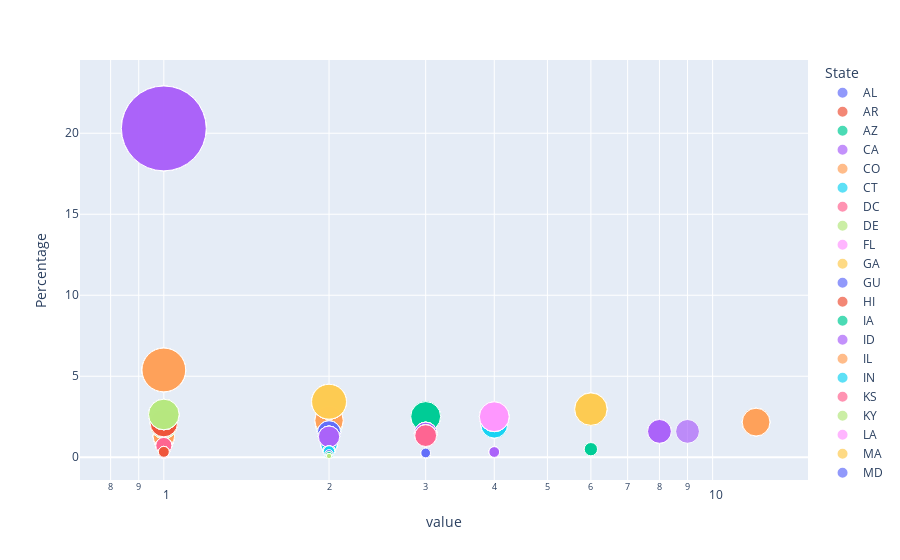

Write notebook code for a chart like this one.
### Code cell
x = ['pop10','pop11', 'pop12', 'pop13', 'pop14', 'pop15' , 'pop16']
fig = px.scatter(pop_by_state_sum_percentage_measure, x=x, y="Percentage",    size="Percentage", color="State",
                 hover_name="State", log_x=True, size_max=60)
fig.show()

### Figure 1 — Plotly figure (JSON) as saved in the notebook; plotly's stock layout.template omitted (floating-point values rounded to 4 significant figures)
{"data": [{"hovertemplate": "<b>%{hovertext}</b><br><br>State=AL<br>value=%{x}<br>Percentage=%{marker.size}<extra></extra>", "hovertext": ["AL", "AL", "AL", "AL", "AL", "AL", "AL"], "legendgroup": "AL", "marker": {"color": "#636efa", "size": [0.84, 0.84, 0.84, 0.84, 0.84, 0.84, 0.84], "sizemode": "area", "sizeref": 0.005638, "symbol": "circle"}, "mode": "markers", "name": "AL", "orientation": "v", "showlegend": true, "type": "scatter", "x": [2, 2, 2, 2, 2, 1, 1], "xaxis": "x", "y": [0.84, 0.84, 0.84, 0.84, 0.84, 0.84, 0.84], "yaxis": "y"}, {"hovertemplate": "<b>%{hovertext}</b><br><br>State=AR<br>value=%{x}<br>Percentage=%{marker.size}<extra></extra>", "hovertext": ["AR", "AR", "AR", "AR", "AR", "AR", "AR"], "legendgroup": "AR", "marker": {"color": "#EF553B", "size": [0.528, 0.528, 0.528, 0.528, 0.528, 0.528, 0.528], "sizemode": "area", "sizeref": 0.005638, "symbol": "circle"}, "mode": "markers", "name": "AR", "orientation": "v", "showlegend": true, "type": "scatter", "x": [0, 0, 0, 0, 0, 0, 0], "xaxis": "x", "y": [0.528, 0.528, 0.528, 0.528, 0.528, 0.528, 0.528], "yaxis": "y"}, {"hovertemplate": "<b>%{hovertext}</b><br><br>State=AZ<br>value=%{x}<br>Percentage=%{marker.size}<extra></extra>", "hovertext": ["AZ", "AZ", "AZ", "AZ", "AZ", "AZ", "AZ"], "legendgroup": "AZ", "marker": {"color": "#00cc96", "size": [1.941, 1.941, 1.941, 1.941, 1.941, 1.941, 1.941], "sizemode": "area", "sizeref": 0.005638, "symbol": "circle"}, "mode": "markers", "name": "AZ", "orientation": "v", "showlegend": true, "type": "scatter", "x": [2, 2, 2, 2, 2, 2, 2], "xaxis": "x", "y": [1.941, 1.941, 1.941, 1.941, 1.941, 1.941, 1.941], "yaxis": "y"}, {"hovertemplate": "<b>%{hovertext}</b><br><br>State=CA<br>value=%{x}<br>Percentage=%{marker.size}<extra></extra>", "hovertext": ["CA", "CA", "CA", "CA", "CA", "CA", "CA"], "legendgroup": "CA", "marker": {"color": "#ab63fa", "size": [20.3, 20.3, 20.3, 20.3, 20.3, 20.3, 20.3], "sizemode": "area", "sizeref": 0.005638, "symbol": "circle"}, "mode": "markers", "name": "CA", "orientation": "v", "showlegend": true, "type": "scatter", "x": [1, 1, 1, 1, 1, 1, 1], "xaxis": "x", "y": [20.3, 20.3, 20.3, 20.3, 20.3, 20.3, 20.3], "yaxis": "y"}, {"hovertemplate": "<b>%{hovertext}</b><br><br>State=CO<br>value=%{x}<br>Percentage=%{marker.size}<extra></extra>", "hovertext": ["CO", "CO", "CO", "CO", "CO", "CO", "CO"], "legendgroup": "CO", "marker": {"color": "#FFA15A", "size": [2.169, 2.169, 2.169, 2.169, 2.169, 2.169, 2.169], "sizemode": "area", "sizeref": 0.005638, "symbol": "circle"}, "mode": "markers", "name": "CO", "orientation": "v", "showlegend": true, "type": "scatter", "x": [12, 12, 12, 12, 12, 12, 12], "xaxis": "x", "y": [2.169, 2.169, 2.169, 2.169, 2.169, 2.169, 2.169], "yaxis": "y"}, {"hovertemplate": "<b>%{hovertext}</b><br><br>State=CT<br>value=%{x}<br>Percentage=%{marker.size}<extra></extra>", "hovertext": ["CT", "CT", "CT", "CT", "CT", "CT", "CT"], "legendgroup": "CT", "marker": {"color": "#19d3f3", "size": [0.716, 0.716, 0.716, 0.716, 0.716, 0.716, 0.716], "sizemode": "area", "sizeref": 0.005638, "symbol": "circle"}, "mode": "markers", "name": "CT", "orientation": "v", "showlegend": true, "type": "scatter", "x": [2, 2, 2, 2, 2, 2, 2], "xaxis": "x", "y": [0.716, 0.716, 0.716, 0.716, 0.716, 0.716, 0.716], "yaxis": "y"}, {"hovertemplate": "<b>%{hovertext}</b><br><br>State=DC<br>value=%{x}<br>Percentage=%{marker.size}<extra></extra>", "hovertext": ["DC", "DC", "DC", "DC", "DC", "DC", "DC"], "legendgroup": "DC", "marker": {"color": "#FF6692", "size": [1.116, 1.116, 1.116, 1.116, 1.116, 1.116, 1.116], "sizemode": "area", "sizeref": 0.005638, "symbol": "circle"}, "mode": "markers", "name": "DC", "orientation": "v", "showlegend": true, "type": "scatter", "x": [1, 1, 1, 1, 1, 1, 1], "xaxis": "x", "y": [1.116, 1.116, 1.116, 1.116, 1.116, 1.116, 1.116], "yaxis": "y"}, {"hovertemplate": "<b>%{hovertext}</b><br><br>State=DE<br>value=%{x}<br>Percentage=%{marker.size}<extra></extra>", "hovertext": ["DE", "DE", "DE", "DE", "DE", "DE", "DE"], "legendgroup": "DE", "marker": {"color": "#B6E880", "size": [0.165, 0.165, 0.165, 0.165, 0.165, 0.165, 0.165], "sizemode": "area", "sizeref": 0.005638, "symbol": "circle"}, "mode": "markers", "name": "DE", "orientation": "v", "showlegend": true, "type": "scatter", "x": [0, 0, 0, 0, 0, 0, 0], "xaxis": "x", "y": [0.165, 0.165, 0.165, 0.165, 0.165, 0.165, 0.165], "yaxis": "y"}, {"hovertemplate": "<b>%{hovertext}</b><br><br>State=FL<br>value=%{x}<br>Percentage=%{marker.size}<extra></extra>", "hovertext": ["FL", "FL", "FL", "FL", "FL", "FL", "FL"], "legendgroup": "FL", "marker": {"color": "#FF97FF", "size": [7.928, 7.928, 7.928, 7.928, 7.928, 7.928, 7.928], "sizemode": "area", "sizeref": 0.005638, "symbol": "circle"}, "mode": "markers", "name": "FL", "orientation": "v", "showlegend": true, "type": "scatter", "x": [0, 0, 0, 0, 0, 0, 0], "xaxis": "x", "y": [7.928, 7.928, 7.928, 7.928, 7.928, 7.928, 7.928], "yaxis": "y"}, {"hovertemplate": "<b>%{hovertext}</b><br><br>State=GA<br>value=%{x}<br>Percentage=%{marker.size}<extra></extra>", "hovertext": ["GA", "GA", "GA", "GA", "GA", "GA", "GA"], "legendgroup": "GA", "marker": {"color": "#FECB52", "size": [2.97, 2.97, 2.97, 2.97, 2.97, 2.97, 2.97], "sizemode": "area", "sizeref": 0.005638, "symbol": "circle"}, "mode": "markers", "name": "GA", "orientation": "v", "showlegend": true, "type": "scatter", "x": [6, 6, 6, 6, 6, 6, 6], "xaxis": "x", "y": [2.97, 2.97, 2.97, 2.97, 2.97, 2.97, 2.97], "yaxis": "y"}, {"hovertemplate": "<b>%{hovertext}</b><br><br>State=GU<br>value=%{x}<br>Percentage=%{marker.size}<extra></extra>", "hovertext": ["GU", "GU", "GU", "GU", "GU", "GU", "GU"], "legendgroup": "GU", "marker": {"color": "#636efa", "size": [0.201, 0.201, 0.201, 0.201, 0.201, 0.201, 0.201], "sizemode": "area", "sizeref": 0.005638, "symbol": "circle"}, "mode": "markers", "name": "GU", "orientation": "v", "showlegend": true, "type": "scatter", "x": [3, 3, 3, 3, 3, 3, 3], "xaxis": "x", "y": [0.201, 0.201, 0.201, 0.201, 0.201, 0.201, 0.201], "yaxis": "y"}, {"hovertemplate": "<b>%{hovertext}</b><br><br>State=HI<br>value=%{x}<br>Percentage=%{marker.size}<extra></extra>", "hovertext": ["HI", "HI", "HI", "HI", "HI", "HI", "HI"], "legendgroup": "HI", "marker": {"color": "#EF553B", "size": [1.068, 1.068, 1.068, 1.068, 1.068, 1.068, 1.068], "sizemode": "area", "sizeref": 0.005638, "symbol": "circle"}, "mode": "markers", "name": "HI", "orientation": "v", "showlegend": true, "type": "scatter", "x": [0, 0, 0, 0, 0, 0, 0], "xaxis": "x", "y": [1.068, 1.068, 1.068, 1.068, 1.068, 1.068, 1.068], "yaxis": "y"}, {"hovertemplate": "<b>%{hovertext}</b><br><br>State=IA<br>value=%{x}<br>Percentage=%{marker.size}<extra></extra>", "hovertext": ["IA", "IA", "IA", "IA", "IA", "IA", "IA"], "legendgroup": "IA", "marker": {"color": "#00cc96", "size": [0.508, 0.508, 0.508, 0.508, 0.508, 0.508, 0.508], "sizemode": "area", "sizeref": 0.005638, "symbol": "circle"}, "mode": "markers", "name": "IA", "orientation": "v", "showlegend": true, "type": "scatter", "x": [1, 1, 1, 1, 1, 1, 1], "xaxis": "x", "y": [0.508, 0.508, 0.508, 0.508, 0.508, 0.508, 0.508], "yaxis": "y"}, {"hovertemplate": "<b>%{hovertext}</b><br><br>State=ID<br>value=%{x}<br>Percentage=%{marker.size}<extra></extra>", "hovertext": ["ID", "ID", "ID", "ID", "ID", "ID", "ID"], "legendgroup": "ID", "marker": {"color": "#ab63fa", "size": [0.325, 0.325, 0.325, 0.325, 0.325, 0.325, 0.325], "sizemode": "area", "sizeref": 0.005638, "symbol": "circle"}, "mode": "markers", "name": "ID", "orientation": "v", "showlegend": true, "type": "scatter", "x": [4, 4, 4, 4, 4, 4, 4], "xaxis": "x", "y": [0.325, 0.325, 0.325, 0.325, 0.325, 0.325, 0.325], "yaxis": "y"}, {"hovertemplate": "<b>%{hovertext}</b><br><br>State=IL<br>value=%{x}<br>Percentage=%{marker.size}<extra></extra>", "hovertext": ["IL", "IL", "IL", "IL", "IL", "IL", "IL"], "legendgroup": "IL", "marker": {"color": "#FFA15A", "size": [2.271, 2.271, 2.271, 2.271, 2.271, 2.271, 2.271], "sizemode": "area", "sizeref": 0.005638, "symbol": "circle"}, "mode": "markers", "name": "IL", "orientation": "v", "showlegend": true, "type": "scatter", "x": [2, 2, 2, 2, 2, 2, 2], "xaxis": "x", "y": [2.271, 2.271, 2.271, 2.271, 2.271, 2.271, 2.271], "yaxis": "y"}, {"hovertemplate": "<b>%{hovertext}</b><br><br>State=IN<br>value=%{x}<br>Percentage=%{marker.size}<extra></extra>", "hovertext": ["IN", "IN", "IN", "IN", "IN", "IN", "IN"], "legendgroup": "IN", "marker": {"color": "#19d3f3", "size": [1.059, 1.059, 1.059, 1.059, 1.059, 1.059, 1.059], "sizemode": "area", "sizeref": 0.005638, "symbol": "circle"}, "mode": "markers", "name": "IN", "orientation": "v", "showlegend": true, "type": "scatter", "x": [1, 1, 1, 1, 1, 1, 1], "xaxis": "x", "y": [1.059, 1.059, 1.059, 1.059, 1.059, 1.059, 1.059], "yaxis": "y"}, {"hovertemplate": "<b>%{hovertext}</b><br><br>State=KS<br>value=%{x}<br>Percentage=%{marker.size}<extra></extra>", "hovertext": ["KS", "KS", "KS", "KS", "KS", "KS", "KS"], "legendgroup": "KS", "marker": {"color": "#FF6692", "size": [0.344, 0.344, 0.344, 0.344, 0.344, 0.344, 0.344], "sizemode": "area", "sizeref": 0.005638, "symbol": "circle"}, "mode": "markers", "name": "KS", "orientation": "v", "showlegend": true, "type": "scatter", "x": [1, 1, 1, 1, 1, 1, 1], "xaxis": "x", "y": [0.344, 0.344, 0.344, 0.344, 0.344, 0.344, 0.344], "yaxis": "y"}, {"hovertemplate": "<b>%{hovertext}</b><br><br>State=KY<br>value=%{x}<br>Percentage=%{marker.size}<extra></extra>", "hovertext": ["KY", "KY", "KY", "KY", "KY", "KY", "KY"], "legendgroup": "KY", "marker": {"color": "#B6E880", "size": [0.973, 0.973, 0.973, 0.973, 0.973, 0.973, 0.973], "sizemode": "area", "sizeref": 0.005638, "symbol": "circle"}, "mode": "markers", "name": "KY", "orientation": "v", "showlegend": true, "type": "scatter", "x": [1, 1, 1, 1, 1, 1, 1], "xaxis": "x", "y": [0.973, 0.973, 0.973, 0.973, 0.973, 0.973, 0.973], "yaxis": "y"}, {"hovertemplate": "<b>%{hovertext}</b><br><br>State=LA<br>value=%{x}<br>Percentage=%{marker.size}<extra></extra>", "hovertext": ["LA", "LA", "LA", "LA", "LA", "LA", "LA"], "legendgroup": "LA", "marker": {"color": "#FF97FF", "size": [1.166, 1.166, 1.166, 1.166, 1.166, 1.166, 1.166], "sizemode": "area", "sizeref": 0.005638, "symbol": "circle"}, "mode": "markers", "name": "LA", "orientation": "v", "showlegend": true, "type": "scatter", "x": [1, 1, 1, 1, 1, 1, 1], "xaxis": "x", "y": [1.166, 1.166, 1.166, 1.166, 1.166, 1.166, 1.166], "yaxis": "y"}, {"hovertemplate": "<b>%{hovertext}</b><br><br>State=MA<br>value=%{x}<br>Percentage=%{marker.size}<extra></extra>", "hovertext": ["MA", "MA", "MA", "MA", "MA", "MA", "MA"], "legendgroup": "MA", "marker": {"color": "#FECB52", "size": [2.91, 2.91, 2.91, 2.91, 2.91, 2.91, 2.91], "sizemode": "area", "sizeref": 0.005638, "symbol": "circle"}, "mode": "markers", "name": "MA", "orientation": "v", "showlegend": true, "type": "scatter", "x": [0, 0, 0, 0, 0, 0, 0], "xaxis": "x", "y": [2.91, 2.91, 2.91, 2.91, 2.91, 2.91, 2.91], "yaxis": "y"}, {"hovertemplate": "<b>%{hovertext}</b><br><br>State=MD<br>value=%{x}<br>Percentage=%{marker.size}<extra></extra>", "hovertext": ["MD", "MD", "MD", "MD", "MD", "MD", "MD"], "legendgroup": "MD", "marker": {"color": "#636efa", "size": [1.532, 1.532, 1.532, 1.532, 1.532, 1.532, 1.532], "sizemode": "area", "sizeref": 0.005638, "symbol": "circle"}, "mode": "markers", "name": "MD", "orientation": "v", "showlegend": true, "type": "scatter", "x": [2, 2, 2, 2, 2, 2, 2], "xaxis": "x", "y": [1.532, 1.532, 1.532, 1.532, 1.532, 1.532, 1.532], "yaxis": "y"}, {"hovertemplate": "<b>%{hovertext}</b><br><br>State=ME<br>value=%{x}<br>Percentage=%{marker.size}<extra></extra>", "hovertext": ["ME", "ME", "ME", "ME", "ME", "ME", "ME"], "legendgroup": "ME", "marker": {"color": "#EF553B", "size": [0.416, 0.416, 0.416, 0.416, 0.416, 0.416, 0.416], "sizemode": "area", "sizeref": 0.005638, "symbol": "circle"}, "mode": "markers", "name": "ME", "orientation": "v", "showlegend": true, "type": "scatter", "x": [2, 2, 2, 2, 2, 2, 2], "xaxis": "x", "y": [0.416, 0.416, 0.416, 0.416, 0.416, 0.416, 0.416], "yaxis": "y"}, {"hovertemplate": "<b>%{hovertext}</b><br><br>State=MI<br>value=%{x}<br>Percentage=%{marker.size}<extra></extra>", "hovertext": ["MI", "MI", "MI", "MI", "MI", "MI", "MI"], "legendgroup": "MI", "marker": {"color": "#00cc96", "size": [2.515, 2.515, 2.515, 2.515, 2.515, 2.515, 2.515], "sizemode": "area", "sizeref": 0.005638, "symbol": "circle"}, "mode": "markers", "name": "MI", "orientation": "v", "showlegend": true, "type": "scatter", "x": [3, 3, 3, 3, 3, 3, 3], "xaxis": "x", "y": [2.515, 2.515, 2.515, 2.515, 2.515, 2.515, 2.515], "yaxis": "y"}, {"hovertemplate": "<b>%{hovertext}</b><br><br>State=MN<br>value=%{x}<br>Percentage=%{marker.size}<extra></extra>", "hovertext": ["MN", "MN", "MN", "MN", "MN", "MN", "MN"], "legendgroup": "MN", "marker": {"color": "#ab63fa", "size": [1.271, 1.271, 1.271, 1.271, 1.271, 1.271, 1.271], "sizemode": "area", "sizeref": 0.005638, "symbol": "circle"}, "mode": "markers", "name": "MN", "orientation": "v", "showlegend": true, "type": "scatter", "x": [2, 2, 2, 2, 2, 2, 2], "xaxis": "x", "y": [1.271, 1.271, 1.271, 1.271, 1.271, 1.271, 1.271], "yaxis": "y"}, {"hovertemplate": "<b>%{hovertext}</b><br><br>State=MO<br>value=%{x}<br>Percentage=%{marker.size}<extra></extra>", "hovertext": ["MO", "MO", "MO", "MO", "MO", "MO", "MO"], "legendgroup": "MO", "marker": {"color": "#FFA15A", "size": [1.301, 1.301, 1.301, 1.301, 1.301, 1.301, 1.301], "sizemode": "area", "sizeref": 0.005638, "symbol": "circle"}, "mode": "markers", "name": "MO", "orientation": "v", "showlegend": true, "type": "scatter", "x": [1, 1, 1, 1, 1, 1, 1], "xaxis": "x", "y": [1.301, 1.301, 1.301, 1.301, 1.301, 1.301, 1.301], "yaxis": "y"}, {"hovertemplate": "<b>%{hovertext}</b><br><br>State=MS<br>value=%{x}<br>Percentage=%{marker.size}<extra></extra>", "hovertext": ["MS", "MS", "MS", "MS", "MS", "MS", "MS"], "legendgroup": "MS", "marker": {"color": "#19d3f3", "size": [0.361, 0.361, 0.361, 0.361, 0.361, 0.361, 0.361], "sizemode": "area", "sizeref": 0.005638, "symbol": "circle"}, "mode": "markers", "name": "MS", "orientation": "v", "showlegend": true, "type": "scatter", "x": [2, 2, 2, 2, 2, 2, 2], "xaxis": "x", "y": [0.361, 0.361, 0.361, 0.361, 0.361, 0.361, 0.361], "yaxis": "y"}, {"hovertemplate": "<b>%{hovertext}</b><br><br>State=MT<br>value=%{x}<br>Percentage=%{marker.size}<extra></extra>", "hovertext": ["MT", "MT", "MT", "MT", "MT", "MT", "MT"], "legendgroup": "MT", "marker": {"color": "#FF6692", "size": [0.259, 0.259, 0.259, 0.259, 0.259, 0.259, 0.259], "sizemode": "area", "sizeref": 0.005638, "symbol": "circle"}, "mode": "markers", "name": "MT", "orientation": "v", "showlegend": true, "type": "scatter", "x": [0, 0, 0, 0, 0, 0, 0], "xaxis": "x", "y": [0.259, 0.259, 0.259, 0.259, 0.259, 0.259, 0.259], "yaxis": "y"}, {"hovertemplate": "<b>%{hovertext}</b><br><br>State=NC<br>value=%{x}<br>Percentage=%{marker.size}<extra></extra>", "hovertext": ["NC", "NC", "NC", "NC", "NC", "NC", "NC"], "legendgroup": "NC", "marker": {"color": "#B6E880", "size": [1.967, 1.967, 1.967, 1.967, 1.967, 1.967, 1.967], "sizemode": "area", "sizeref": 0.005638, "symbol": "circle"}, "mode": "markers", "name": "NC", "orientation": "v", "showlegend": true, "type": "scatter", "x": [1, 1, 1, 1, 1, 1, 1], "xaxis": "x", "y": [1.967, 1.967, 1.967, 1.967, 1.967, 1.967, 1.967], "yaxis": "y"}, {"hovertemplate": "<b>%{hovertext}</b><br><br>State=ND<br>value=%{x}<br>Percentage=%{marker.size}<extra></extra>", "hovertext": ["ND", "ND", "ND", "ND", "ND", "ND", "ND"], "legendgroup": "ND", "marker": {"color": "#FF97FF", "size": [0.159, 0.159, 0.159, 0.159, 0.159, 0.159, 0.159], "sizemode": "area", "sizeref": 0.005638, "symbol": "circle"}, "mode": "markers", "name": "ND", "orientation": "v", "showlegend": true, "type": "scatter", "x": [1, 1, 1, 1, 1, 1, 1], "xaxis": "x", "y": [0.159, 0.159, 0.159, 0.159, 0.159, 0.159, 0.159], "yaxis": "y"}, {"hovertemplate": "<b>%{hovertext}</b><br><br>State=NE<br>value=%{x}<br>Percentage=%{marker.size}<extra></extra>", "hovertext": ["NE", "NE", "NE", "NE", "NE", "NE", "NE"], "legendgroup": "NE", "marker": {"color": "#FECB52", "size": [0.561, 0.561, 0.561, 0.561, 0.561, 0.561, 0.561], "sizemode": "area", "sizeref": 0.005638, "symbol": "circle"}, "mode": "markers", "name": "NE", "orientation": "v", "showlegend": true, "type": "scatter", "x": [0, 0, 0, 0, 0, 0, 0], "xaxis": "x", "y": [0.561, 0.561, 0.561, 0.561, 0.561, 0.561, 0.561], "yaxis": "y"}, {"hovertemplate": "<b>%{hovertext}</b><br><br>State=NH<br>value=%{x}<br>Percentage=%{marker.size}<extra></extra>", "hovertext": ["NH", "NH", "NH", "NH", "NH", "NH", "NH"], "legendgroup": "NH", "marker": {"color": "#636efa", "size": [0.265, 0.265, 0.265, 0.265, 0.265, 0.265, 0.265], "sizemode": "area", "sizeref": 0.005638, "symbol": "circle"}, "mode": "markers", "name": "NH", "orientation": "v", "showlegend": true, "type": "scatter", "x": [3, 3, 3, 3, 3, 3, 3], "xaxis": "x", "y": [0.265, 0.265, 0.265, 0.265, 0.265, 0.265, 0.265], "yaxis": "y"}, {"hovertemplate": "<b>%{hovertext}</b><br><br>State=NJ<br>value=%{x}<br>Percentage=%{marker.size}<extra></extra>", "hovertext": ["NJ", "NJ", "NJ", "NJ", "NJ", "NJ", "NJ"], "legendgroup": "NJ", "marker": {"color": "#EF553B", "size": [2.103, 2.103, 2.103, 2.103, 2.103, 2.103, 2.103], "sizemode": "area", "sizeref": 0.005638, "symbol": "circle"}, "mode": "markers", "name": "NJ", "orientation": "v", "showlegend": true, "type": "scatter", "x": [1, 1, 1, 1, 1, 1, 1], "xaxis": "x", "y": [2.103, 2.103, 2.103, 2.103, 2.103, 2.103, 2.103], "yaxis": "y"}, {"hovertemplate": "<b>%{hovertext}</b><br><br>State=NM<br>value=%{x}<br>Percentage=%{marker.size}<extra></extra>", "hovertext": ["NM", "NM", "NM", "NM", "NM", "NM", "NM"], "legendgroup": "NM", "marker": {"color": "#00cc96", "size": [0.498, 0.498, 0.498, 0.498, 0.498, 0.498, 0.498], "sizemode": "area", "sizeref": 0.005638, "symbol": "circle"}, "mode": "markers", "name": "NM", "orientation": "v", "showlegend": true, "type": "scatter", "x": [6, 6, 6, 6, 6, 6, 6], "xaxis": "x", "y": [0.498, 0.498, 0.498, 0.498, 0.498, 0.498, 0.498], "yaxis": "y"}, {"hovertemplate": "<b>%{hovertext}</b><br><br>State=NV<br>value=%{x}<br>Percentage=%{marker.size}<extra></extra>", "hovertext": ["NV", "NV", "NV", "NV", "NV", "NV", "NV"], "legendgroup": "NV", "marker": {"color": "#ab63fa", "size": [1.465, 1.465, 1.465, 1.465, 1.465, 1.465, 1.465], "sizemode": "area", "sizeref": 0.005638, "symbol": "circle"}, "mode": "markers", "name": "NV", "orientation": "v", "showlegend": true, "type": "scatter", "x": [3, 3, 3, 3, 3, 3, 3], "xaxis": "x", "y": [1.465, 1.465, 1.465, 1.465, 1.465, 1.465, 1.465], "yaxis": "y"}, {"hovertemplate": "<b>%{hovertext}</b><br><br>State=NY<br>value=%{x}<br>Percentage=%{marker.size}<extra></extra>", "hovertext": ["NY", "NY", "NY", "NY", "NY", "NY", "NY"], "legendgroup": "NY", "marker": {"color": "#FFA15A", "size": [11.78, 11.78, 11.78, 11.78, 11.78, 11.78, 11.78], "sizemode": "area", "sizeref": 0.005638, "symbol": "circle"}, "mode": "markers", "name": "NY", "orientation": "v", "showlegend": true, "type": "scatter", "x": [0, 0, 0, 0, 0, 0, 0], "xaxis": "x", "y": [11.78, 11.78, 11.78, 11.78, 11.78, 11.78, 11.78], "yaxis": "y"}, {"hovertemplate": "<b>%{hovertext}</b><br><br>State=OH<br>value=%{x}<br>Percentage=%{marker.size}<extra></extra>", "hovertext": ["OH", "OH", "OH", "OH", "OH", "OH", "OH"], "legendgroup": "OH", "marker": {"color": "#19d3f3", "size": [2.009, 2.009, 2.009, 2.009, 2.009, 2.009, 2.009], "sizemode": "area", "sizeref": 0.005638, "symbol": "circle"}, "mode": "markers", "name": "OH", "orientation": "v", "showlegend": true, "type": "scatter", "x": [4, 4, 4, 4, 4, 4, 4], "xaxis": "x", "y": [2.009, 2.009, 2.009, 2.009, 2.009, 2.009, 2.009], "yaxis": "y"}, {"hovertemplate": "<b>%{hovertext}</b><br><br>State=OK<br>value=%{x}<br>Percentage=%{marker.size}<extra></extra>", "hovertext": ["OK", "OK", "OK", "OK", "OK", "OK", "OK"], "legendgroup": "OK", "marker": {"color": "#FF6692", "size": [0.728, 0.728, 0.728, 0.728, 0.728, 0.728, 0.728], "sizemode": "area", "sizeref": 0.005638, "symbol": "circle"}, "mode": "markers", "name": "OK", "orientation": "v", "showlegend": true, "type": "scatter", "x": [1, 1, 1, 1, 1, 1, 1], "xaxis": "x", "y": [0.728, 0.728, 0.728, 0.728, 0.728, 0.728, 0.728], "yaxis": "y"}, {"hovertemplate": "<b>%{hovertext}</b><br><br>State=OR<br>value=%{x}<br>Percentage=%{marker.size}<extra></extra>", "hovertext": ["OR", "OR", "OR", "OR", "OR", "OR", "OR"], "legendgroup": "OR", "marker": {"color": "#B6E880", "size": [2.641, 2.641, 2.641, 2.641, 2.641, 2.641, 2.641], "sizemode": "area", "sizeref": 0.005638, "symbol": "circle"}, "mode": "markers", "name": "OR", "orientation": "v", "showlegend": true, "type": "scatter", "x": [1, 1, 1, 1, 1, 1, 1], "xaxis": "x", "y": [2.641, 2.641, 2.641, 2.641, 2.641, 2.641, 2.641], "yaxis": "y"}, {"hovertemplate": "<b>%{hovertext}</b><br><br>State=PA<br>value=%{x}<br>Percentage=%{marker.size}<extra></extra>", "hovertext": ["PA", "PA", "PA", "PA", "PA", "PA", "PA"], "legendgroup": "PA", "marker": {"color": "#FF97FF", "size": [2.503, 2.503, 2.503, 2.503, 2.503, 2.503, 2.503], "sizemode": "area", "sizeref": 0.005638, "symbol": "circle"}, "mode": "markers", "name": "PA", "orientation": "v", "showlegend": true, "type": "scatter", "x": [4, 4, 4, 4, 4, 4, 4], "xaxis": "x", "y": [2.503, 2.503, 2.503, 2.503, 2.503, 2.503, 2.503], "yaxis": "y"}, {"hovertemplate": "<b>%{hovertext}</b><br><br>State=PR<br>value=%{x}<br>Percentage=%{marker.size}<extra></extra>", "hovertext": ["PR", "PR", "PR", "PR", "PR", "PR", "PR"], "legendgroup": "PR", "marker": {"color": "#FECB52", "size": [0.639, 0.639, 0.639, 0.639, 0.639, 0.639, 0.639], "sizemode": "area", "sizeref": 0.005638, "symbol": "circle"}, "mode": "markers", "name": "PR", "orientation": "v", "showlegend": true, "type": "scatter", "x": [0, 0, 0, 0, 0, 0, 0], "xaxis": "x", "y": [0.639, 0.639, 0.639, 0.639, 0.639, 0.639, 0.639], "yaxis": "y"}, {"hovertemplate": "<b>%{hovertext}</b><br><br>State=RI<br>value=%{x}<br>Percentage=%{marker.size}<extra></extra>", "hovertext": ["RI", "RI", "RI", "RI", "RI", "RI", "RI"], "legendgroup": "RI", "marker": {"color": "#636efa", "size": [0.208, 0.208, 0.208, 0.208, 0.208, 0.208, 0.208], "sizemode": "area", "sizeref": 0.005638, "symbol": "circle"}, "mode": "markers", "name": "RI", "orientation": "v", "showlegend": true, "type": "scatter", "x": [1, 1, 1, 1, 1, 2, 2], "xaxis": "x", "y": [0.208, 0.208, 0.208, 0.208, 0.208, 0.208, 0.208], "yaxis": "y"}, {"hovertemplate": "<b>%{hovertext}</b><br><br>State=SC<br>value=%{x}<br>Percentage=%{marker.size}<extra></extra>", "hovertext": ["SC", "SC", "SC", "SC", "SC", "SC", "SC"], "legendgroup": "SC", "marker": {"color": "#EF553B", "size": [0.86, 0.86, 0.86, 0.86, 0.86, 0.86, 0.86], "sizemode": "area", "sizeref": 0.005638, "symbol": "circle"}, "mode": "markers", "name": "SC", "orientation": "v", "showlegend": true, "type": "scatter", "x": [0, 0, 0, 0, 0, 0, 0], "xaxis": "x", "y": [0.86, 0.86, 0.86, 0.86, 0.86, 0.86, 0.86], "yaxis": "y"}, {"hovertemplate": "<b>%{hovertext}</b><br><br>State=SD<br>value=%{x}<br>Percentage=%{marker.size}<extra></extra>", "hovertext": ["SD", "SD", "SD", "SD", "SD", "SD", "SD"], "legendgroup": "SD", "marker": {"color": "#00cc96", "size": [0.138, 0.138, 0.138, 0.138, 0.138, 0.138, 0.138], "sizemode": "area", "sizeref": 0.005638, "symbol": "circle"}, "mode": "markers", "name": "SD", "orientation": "v", "showlegend": true, "type": "scatter", "x": [2, 2, 2, 2, 2, 2, 2], "xaxis": "x", "y": [0.138, 0.138, 0.138, 0.138, 0.138, 0.138, 0.138], "yaxis": "y"}, {"hovertemplate": "<b>%{hovertext}</b><br><br>State=TN<br>value=%{x}<br>Percentage=%{marker.size}<extra></extra>", "hovertext": ["TN", "TN", "TN", "TN", "TN", "TN", "TN"], "legendgroup": "TN", "marker": {"color": "#ab63fa", "size": [1.597, 1.597, 1.597, 1.597, 1.597, 1.597, 1.597], "sizemode": "area", "sizeref": 0.005638, "symbol": "circle"}, "mode": "markers", "name": "TN", "orientation": "v", "showlegend": true, "type": "scatter", "x": [8, 8, 8, 8, 8, 8, 9], "xaxis": "x", "y": [1.597, 1.597, 1.597, 1.597, 1.597, 1.597, 1.597], "yaxis": "y"}, {"hovertemplate": "<b>%{hovertext}</b><br><br>State=TX<br>value=%{x}<br>Percentage=%{marker.size}<extra></extra>", "hovertext": ["TX", "TX", "TX", "TX", "TX", "TX", "TX"], "legendgroup": "TX", "marker": {"color": "#FFA15A", "size": [5.389, 5.389, 5.389, 5.389, 5.389, 5.389, 5.389], "sizemode": "area", "sizeref": 0.005638, "symbol": "circle"}, "mode": "markers", "name": "TX", "orientation": "v", "showlegend": true, "type": "scatter", "x": [1, 1, 1, 1, 1, 1, 1], "xaxis": "x", "y": [5.389, 5.389, 5.389, 5.389, 5.389, 5.389, 5.389], "yaxis": "y"}, {"hovertemplate": "<b>%{hovertext}</b><br><br>State=UT<br>value=%{x}<br>Percentage=%{marker.size}<extra></extra>", "hovertext": ["UT", "UT", "UT", "UT", "UT", "UT", "UT"], "legendgroup": "UT", "marker": {"color": "#19d3f3", "size": [0.532, 0.532, 0.532, 0.532, 0.532, 0.532, 0.532], "sizemode": "area", "sizeref": 0.005638, "symbol": "circle"}, "mode": "markers", "name": "UT", "orientation": "v", "showlegend": true, "type": "scatter", "x": [0, 0, 0, 0, 0, 0, 0], "xaxis": "x", "y": [0.532, 0.532, 0.532, 0.532, 0.532, 0.532, 0.532], "yaxis": "y"}, {"hovertemplate": "<b>%{hovertext}</b><br><br>State=VA<br>value=%{x}<br>Percentage=%{marker.size}<extra></extra>", "hovertext": ["VA", "VA", "VA", "VA", "VA", "VA", "VA"], "legendgroup": "VA", "marker": {"color": "#FF6692", "size": [1.337, 1.337, 1.337, 1.337, 1.337, 1.337, 1.337], "sizemode": "area", "sizeref": 0.005638, "symbol": "circle"}, "mode": "markers", "name": "VA", "orientation": "v", "showlegend": true, "type": "scatter", "x": [3, 3, 3, 3, 3, 3, 3], "xaxis": "x", "y": [1.337, 1.337, 1.337, 1.337, 1.337, 1.337, 1.337], "yaxis": "y"}, {"hovertemplate": "<b>%{hovertext}</b><br><br>State=VI<br>value=%{x}<br>Percentage=%{marker.size}<extra></extra>", "hovertext": ["VI", "VI", "VI", "VI", "VI", "VI", "VI"], "legendgroup": "VI", "marker": {"color": "#B6E880", "size": [0.078, 0.078, 0.078, 0.078, 0.078, 0.078, 0.078], "sizemode": "area", "sizeref": 0.005638, "symbol": "circle"}, "mode": "markers", "name": "VI", "orientation": "v", "showlegend": true, "type": "scatter", "x": [2, 2, 2, 2, 2, 2, 2], "xaxis": "x", "y": [0.078, 0.078, 0.078, 0.078, 0.078, 0.078, 0.078], "yaxis": "y"}, {"hovertemplate": "<b>%{hovertext}</b><br><br>State=VT<br>value=%{x}<br>Percentage=%{marker.size}<extra></extra>", "hovertext": ["VT", "VT", "VT", "VT", "VT", "VT", "VT"], "legendgroup": "VT", "marker": {"color": "#FF97FF", "size": [0.204, 0.204, 0.204, 0.204, 0.204, 0.204, 0.204], "sizemode": "area", "sizeref": 0.005638, "symbol": "circle"}, "mode": "markers", "name": "VT", "orientation": "v", "showlegend": true, "type": "scatter", "x": [1, 1, 1, 1, 1, 1, 1], "xaxis": "x", "y": [0.204, 0.204, 0.204, 0.204, 0.204, 0.204, 0.204], "yaxis": "y"}, {"hovertemplate": "<b>%{hovertext}</b><br><br>State=WA<br>value=%{x}<br>Percentage=%{marker.size}<extra></extra>", "hovertext": ["WA", "WA", "WA", "WA", "WA", "WA", "WA"], "legendgroup": "WA", "marker": {"color": "#FECB52", "size": [3.427, 3.427, 3.427, 3.427, 3.427, 3.427, 3.427], "sizemode": "area", "sizeref": 0.005638, "symbol": "circle"}, "mode": "markers", "name": "WA", "orientation": "v", "showlegend": true, "type": "scatter", "x": [2, 2, 2, 2, 2, 2, 2], "xaxis": "x", "y": [3.427, 3.427, 3.427, 3.427, 3.427, 3.427, 3.427], "yaxis": "y"}, {"hovertemplate": "<b>%{hovertext}</b><br><br>State=WI<br>value=%{x}<br>Percentage=%{marker.size}<extra></extra>", "hovertext": ["WI", "WI", "WI", "WI", "WI", "WI", "WI"], "legendgroup": "WI", "marker": {"color": "#636efa", "size": [0.981, 0.981, 0.981, 0.981, 0.981, 0.981, 0.981], "sizemode": "area", "sizeref": 0.005638, "symbol": "circle"}, "mode": "markers", "name": "WI", "orientation": "v", "showlegend": true, "type": "scatter", "x": [0, 0, 0, 0, 0, 0, 0], "xaxis": "x", "y": [0.981, 0.981, 0.981, 0.981, 0.981, 0.981, 0.981], "yaxis": "y"}, {"hovertemplate": "<b>%{hovertext}</b><br><br>State=WV<br>value=%{x}<br>Percentage=%{marker.size}<extra></extra>", "hovertext": ["WV", "WV", "WV", "WV", "WV", "WV", "WV"], "legendgroup": "WV", "marker": {"color": "#EF553B", "size": [0.336, 0.336, 0.336, 0.336, 0.336, 0.336, 0.336], "sizemode": "area", "sizeref": 0.005638, "symbol": "circle"}, "mode": "markers", "name": "WV", "orientation": "v", "showlegend": true, "type": "scatter", "x": [1, 1, 1, 1, 1, 1, 1], "xaxis": "x", "y": [0.336, 0.336, 0.336, 0.336, 0.336, 0.336, 0.336], "yaxis": "y"}], "layout": {"legend": {"itemsizing": "constant", "title": {"text": "State"}, "tracegroupgap": 0}, "margin": {"t": 60}, "xaxis": {"anchor": "y", "domain": [0, 1], "title": {"text": "value"}, "type": "log"}, "yaxis": {"anchor": "x", "domain": [0, 1], "title": {"text": "Percentage"}}}}
